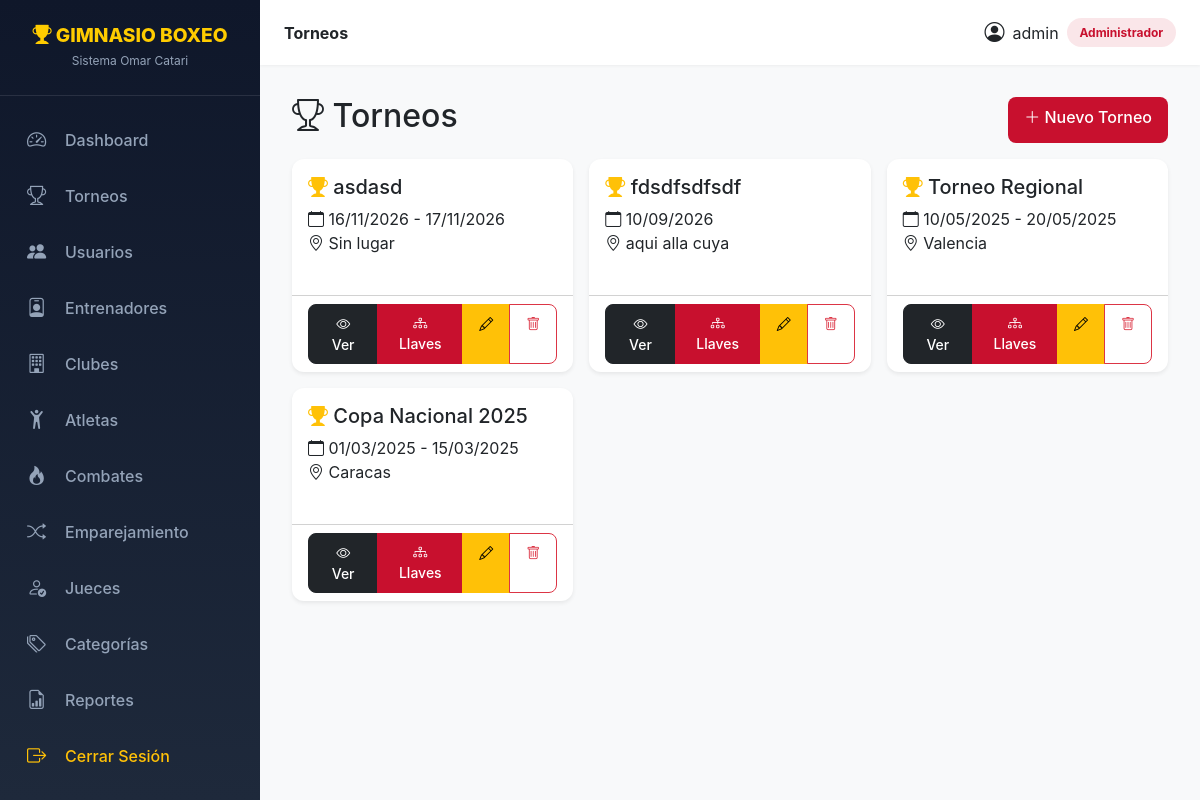
/index.php?c=torneos&a=index (signed in), run on the app's committed database.
### tables this page shows
CREATE TABLE `torneos` (
  `id_torneo` int NOT NULL,
  `nombre_torneo` varchar(100) NOT NULL,
  `fecha_inicio` date DEFAULT NULL,
  `fecha_fin` date DEFAULT NULL,
  `lugar` varchar(100) DEFAULT NULL
);

### core/Controller.php (called while the page is built, shortened)
<?php
abstract class Controller {
    protected function view(string $vista, array $datos = [], string $layout = 'main'): void {
        extract($datos);
        $contenidoVista = __DIR__ . '/../views/' . $vista . '.php';
        include $contenidoVista;
    }
}

### controllers/TorneosController.php (called while the page is built, shortened)
<?php
class TorneosController extends Controller {
    public function index(): void {
        try {
            $torneos = (new Torneo())->todos();
            $this->view('torneos/index', compact('torneos'));
        } catch (Exception $e) {
            error_log("[TorneosController::index] " . $e->getMessage());
            $_SESSION['error'] = "Error al cargar torneos";
            $this->redirect('index.php?c=dashboard&a=index');
        }
    }
}

### index.php (called while the page is built, shortened)
<?php
spl_autoload_register(function ($class) {
    $directorios = [
        'models' => __DIR__ . '/models/',
        'controllers' => __DIR__ . '/controllers/',
    ];
    foreach ($directorios as $tipo => $directorio) {
        $archivo = $directorio . $class . '.php';
        if (file_exists($archivo)) {
            return true;
        }
    }
    return false;
});
$accion = $_GET['a'] ?? 'login';
try {
    $ctrl = new $claseControlador();
    $ctrl->$accion();
} catch (Exception $e) {
    error_log("Error en el controlador: " . $e->getMessage());
    if (defined('DEBUG') && DEBUG === true) {
        die("Error: " . $e->getMessage());
    } else {
        die("Error interno del servidor. Por favor, contacte al administrador.");
    }
}

### core/Database.php (called while the page is built, shortened)
<?php
class Database {
    private static $instance = null;
    private function __construct() {
        try {
            $dsn = "mysql:host=".DB_HOST.";dbname=".DB_NAME.";charset=utf8mb4";
            $this->pdo = new PDO($dsn, DB_USER, DB_PASS, [
                PDO::ATTR_ERRMODE => PDO::ERRMODE_EXCEPTION,
                PDO::ATTR_DEFAULT_FETCH_MODE => PDO::FETCH_ASSOC,
            ]);
        } catch (PDOException $e) {
            die("Error de conexión: " . $e->getMessage());
        }
    }
    public static function getInstance(): PDO {
        if (self::$instance === null) {
            self::$instance = new self();
        }
        return self::$instance->pdo;
    }
}

### core/Model.php (called while the page is built, shortened)
<?php
abstract class Model {
    public function __construct() {
        $this->db = Database::getInstance();
    }
}

### models/Torneo.php (called while the page is built, shortened)
<?php
class Torneo extends Model {
    public function todos(): array {
        try {
            $stmt = $this->db->query("SELECT * FROM torneos ORDER BY fecha_inicio DESC");
            return $stmt->fetchAll();
        } catch (Exception $e) { $this->logError("Error en todos()", ['message' => $e->getMessage()]); return []; }
    }
}

### views/torneos/index.php (the view, shortened to what this page needs)
<?php $rol = $_SESSION['usuario']['rol'] ?? 'Consulta'; ?>
<div class="d-flex justify-content-between mb-3">
    <h2><i class="bi bi-trophy"></i> Torneos</h2>
    <?php if($rol !== 'Consulta'): ?>
        <a href="?c=torneos&a=form" class="btn btn-primary">
            <i class="bi bi-plus-lg"></i> Nuevo Torneo
        </a>
    <?php endif; ?>
</div>
<div class="row g-3">
    <?php foreach($torneos as $t): ?>
        <div class="col-md-4">
            <div class="card h-100 shadow-sm">
                <div class="card-body">
                    <h5 class="card-title">
                        <i class="bi bi-trophy-fill text-warning"></i>
                        <?= htmlspecialchars($t['nombre_torneo']) ?>
                    </h5>
                    <p class="card-text">
                        <i class="bi bi-calendar"></i>
                        <?= date('d/m/Y', strtotime($t['fecha_inicio'])) ?>
                        <?php if ($t['fecha_fin']): ?>
                            - <?= date('d/m/Y', strtotime($t['fecha_fin'])) ?>
                        <?php endif; ?>
                        <br>
                        <i class="bi bi-geo-alt"></i> <?= htmlspecialchars($t['lugar'] ?? 'Sin lugar') ?>
                    </p>
                </div>
                <div class="card-footer bg-transparent">
                    <div class="btn-group w-100">
                        <a href="?c=torneos&a=ver&id=<?= $t['id_torneo'] ?>" class="btn btn-sm btn-dark">
                            <i class="bi bi-eye"></i> Ver
                        </a>
                        <a href="?c=torneos&a=llaves&id=<?= $t['id_torneo'] ?>" class="btn btn-sm btn-primary">
                            <i class="bi bi-diagram-3"></i> Llaves
                        </a>
                        <?php if($rol !== 'Consulta'): ?>
                            <a href="?c=torneos&a=form&id=<?= $t['id_torneo'] ?>" class="btn btn-sm btn-warning">
                                <i class="bi bi-pencil"></i>
                            </a>
                        <?php endif; ?>
                        <?php if($rol === 'Administrador'): ?>
                            <a href="?c=torneos&a=eliminar&id=<?= $t['id_torneo'] ?>"
                               class="btn btn-sm btn-outline-danger"
                               onclick="return confirm('¿Eliminar el torneo &quot;<?= htmlspecialchars($t['nombre_torneo']) ?>&quot;? Solo es posible si no tiene combates asociados.')">
                                <i class="bi bi-trash"></i>
                            </a>
                        <?php endif; ?>
                    </div>
                </div>
            </div>
        </div>
    <?php endforeach; ?>
</div>

### public/css/style.css (style rules this page uses)
:root { --primary: #c8102e; --primary-dark: #8b0a1f; --accent: #ffcc00; --dark: #0f172a; --gray: #1e293b; --light: #f8fafc; --sidebar-width: 260px; --topbar-height: 65px; }
body { background-color: var(--light); font-family: 'Inter', 'Segoe UI', Roboto, sans-serif; margin: 0; padding: 0; overflow-x: hidden; display: flex; min-height: 100vh; }
.card { border: none; border-radius: 12px; box-shadow: 0 4px 12px rgba(0,0,0,0.03); background: #fff; margin-bottom: 1.5rem; transition: transform 0.2s ease, box-shadow 0.2s ease; }
.btn { border-radius: 8px; font-weight: 500; padding: 0.5rem 1rem; transition: all 0.2s; }
.btn-primary { background: var(--primary); border: none; }

### data on the page
torneos: nombre_torneo "asdasd", fecha_inicio "16/11/2026", fecha_fin "17/11/2026", lugar "Sin lugar"
torneos: nombre_torneo "fdsdfsdfsdf", fecha_inicio "10/09/2026", lugar "aqui alla cuya"
torneos: nombre_torneo "Torneo Regional", fecha_inicio "10/05/2025", fecha_fin "20/05/2025", lugar "Valencia"
torneos: nombre_torneo "Copa Nacional 2025", fecha_inicio "01/03/2025", fecha_fin "15/03/2025", lugar "Caracas"

### other printed values
$_SESSION['usuario']['username'] "admin"
$rol "Administrador"
